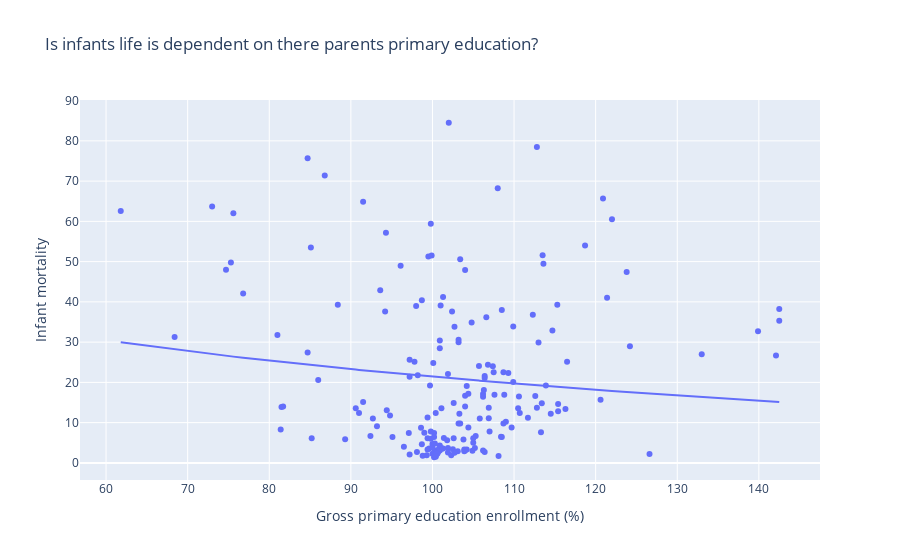

Here is the notebook cell this chart was saved with:
### Markdown cell above
### Does more money means more life saviour

Both GDP per capita and Physicians per thousand shows the development of a country and both are co dependent on each other so as gdp per capita increases no. of physicians also increases

### Code cell
fig = px.scatter(df, x="Gross primary education enrollment (%)", y="Infant mortality",
                 trendline="ols", trendline_options=dict(log_x=True),
                 title="Is infants life is dependent on there parents primary education?",hover_name="Country")
fig.show()

### Figure 1 — Plotly figure (JSON) as saved in the notebook; plotly's stock layout.template omitted (floating-point values rounded to 4 significant figures; data arrays with more than 128 entries replaced by an {"elided": "..."} marker saying what was removed)
{"data": [{"hovertemplate": "<b>%{hovertext}</b><br><br>Gross primary education enrollment (%)=%{x}<br>Infant mortality=%{y}<extra></extra>", "hovertext": {"elided": "193 str values"}, "legendgroup": "", "marker": {"color": "#636efa", "symbol": "circle"}, "mode": "markers", "name": "", "orientation": "v", "showlegend": false, "type": "scatter", "x": {"elided": "193 float values"}, "xaxis": "x", "y": {"elided": "193 float values"}, "yaxis": "y"}, {"hovertemplate": "<b>OLS trendline</b><br>Infant mortality = -40.958 * log10(Gross primary education enrollment (%)) + 103.338<br>R<sup>2</sup>=0.012161<br><br>Gross primary education enrollment (%)=%{x}<br>Infant mortality=%{y} <b>(trend)</b><extra></extra>", "legendgroup": "", "marker": {"color": "#636efa", "symbol": "circle"}, "mode": "lines", "name": "", "showlegend": false, "type": "scatter", "x": {"elided": "185 float values"}, "xaxis": "x", "y": {"elided": "185 float values"}, "yaxis": "y"}], "layout": {"legend": {"tracegroupgap": 0}, "title": {"text": "Is infants life is dependent on there parents primary education?"}, "xaxis": {"anchor": "y", "domain": [0, 1], "title": {"text": "Gross primary education enrollment (%)"}}, "yaxis": {"anchor": "x", "domain": [0, 1], "title": {"text": "Infant mortality"}}}}
